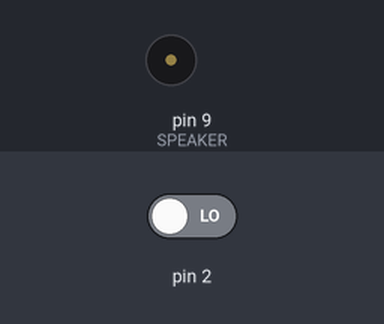
The sketch below on a simulated Arduino Uno, built with avr-gcc and run on an emulated ATmega328P. Shown: buzzer (waves = sounding). The test bench sets the inputs (shaded band); at power-on: pin 2 LOW.

Above: at 1.2 s.
1.3 s: pin 2 driven HIGH
At 2.1 s:
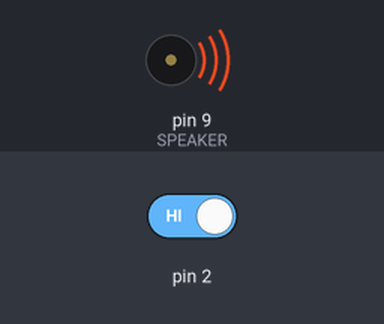
Timing chart, 0 to 10.3 s (numbered marks = the images above; inputs shaded):
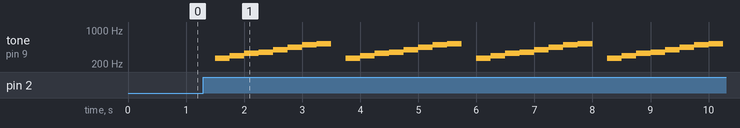

Measured:
- after the input at 1.3 s, tone on pin 9 (SPEAKER): silent → 261 Hz after 0.20 s, then repeats every 2.3 s: 293 Hz 0.25 s, 329 Hz 0.25 s, 349 Hz 0.25 s, 392 Hz 0.25 s, 440 Hz 0.25 s, 493 Hz 0.25 s, 523 Hz 0.25 s, silent 0.25 s, 261 Hz 0.25 s

The sketch:

speaker.ino
```cpp
// example of tone.
const int SWITCH = 0;
const int SPEAKER = 9;

const int scale[] = {261, 293, 329, 349, 392, 440, 493, 523};

volatile boolean state = true;

void play() {
  for(int i = 0; i < 8; i++) {
    if(state) {
      break;
    }
    tone(SPEAKER, scale[i]);
    delay(250);
  }
  noTone(SPEAKER);
  delay(250);
}

void stop() {
  noTone(SPEAKER);
  state = !state;
  delay(100);
}

void setup() {
  Serial.begin(9600);
  pinMode(SPEAKER, OUTPUT);
  attachInterrupt(SWITCH, stop, RISING);
}

void loop() {
  play();
}
```
